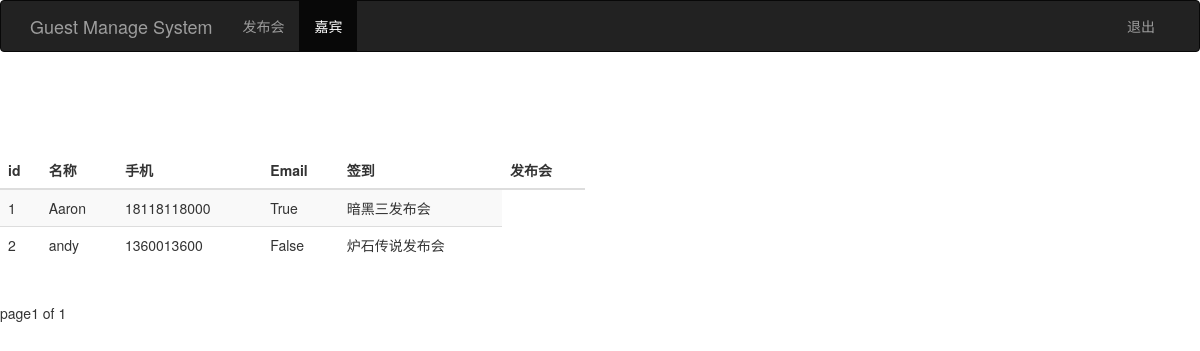
/guest_manage/, run on the app's committed database.
### sign/models.py (models this page shows, shortened)
class Guest(models.Model):
    event = models.ForeignKey(Event)                # 关联发布会
    realname = models.CharField(max_length=200)     # 姓名
    phone = models.CharField(max_length=16)         # 手机号
    email = models.EmailField()                     # 邮箱
    sign = models.BooleanField()                    # 状态
    create_time = models.DateTimeField(auto_now=True)            # 创建时间（自动获取当前时间）
    class Meta:
        unique_together = ('event', 'phone')

class Event(models.Model):
    name = models.CharField(max_length=100)         # 发布会标题
    limit = models.IntegerField()                   # 参加人数
    status = models.BooleanField()                  # 状态
    address = models.CharField(max_length=200)      # 地址
    start_time = models.DateTimeField('event time')     # 发布会时间
    create_time = models.DateTimeField(auto_now=True)   # 创建时间
    def __str__(self):
        return self.name

### sign/views.py (the view)
# urls.py: url(r'^guest_manage/$', views.guest_manage),
def guest_manage(request):
    username = request.session.get('user', '')
    guest_list = Guest.objects.all()
    paginator = Paginator(guest_list, 2)
    page = request.GET.get('page')
    try:
        contacts = paginator.page(page)
    except PageNotAnInteger:
        contacts = paginator.page(1)
    except EmptyPage:
        contacts = paginator.page(paginator.num_pages)
    return render(request, 'guest_manage.html', {"user": username, "guests": contacts})

### sign/templates/guest_manage.html (shortened to what this page needs)
<!DOCTYPE html>
<html lang="zh-CN">
<head>
    {% load bootstrap3 %}
    {% bootstrap_css %}
</head>
<nav class="navbar navbar-inverse nvbar-fixed-top">
    <div class="container">
        <div class="navbar-header">
            <a class="navbar-brand" href="/event_manage/">Guest Manage System</a>
        </div>
        <div id="navbar" class="collapse navbar-collapse">
            <ul class="nav navbar-nav">
                <li><a href="/event_manage/">发布会</a></li>
                <li class="active"><a href="#">嘉宾</a></li>
            </ul>
            <ul class="nav navbar-nav navbar-right">
                <li><a href="#">{{ user }}</a></li>
                <li><a href="/logout/">退出</a></li>
            </ul>
        </div>
    </div>
</nav>
<div class="row" style="padding-top: 80px;">
    <div class="col-md-6">
        <table class="table table-striped">
            <thead>
            <tr>
                <th>id</th>
                <th>名称</th>
                <th>手机</th>
                <th>Email</th>
                <th>签到</th>
                <th>发布会</th>
            </tr>
            </thead>
            <tbody>
            {% for guest in guests %}
                <tr>
                <td>{{ guest.id }}</td>
                <td>{{ guest.realname }}</td>
                <td>{{ guest.phone }}</td>
                <td>{{ guest.sign }}</td>
                <td>{{ guest.event }}</td>
                </tr>
            {% endfor %}
            </tbody>
        </table>
    </div>
</div>
<div class="pagination">
    <span class="step-links">
    <span class="current">
        page{{ guests.number }} of {{ guests.paginator.num_pages }}
    </span>
    </span>
</div>

### data on the page
Guest: id "1", realname "Aaron", phone "18118118000", sign "True", event "暗黑三发布会"
Guest: id "2", realname "andy", phone "1360013600", sign "False", event "炉石传说发布会"

### other printed values
{{ guests.number }} "1"
{{ guests.paginator.num_pages }} "1"
